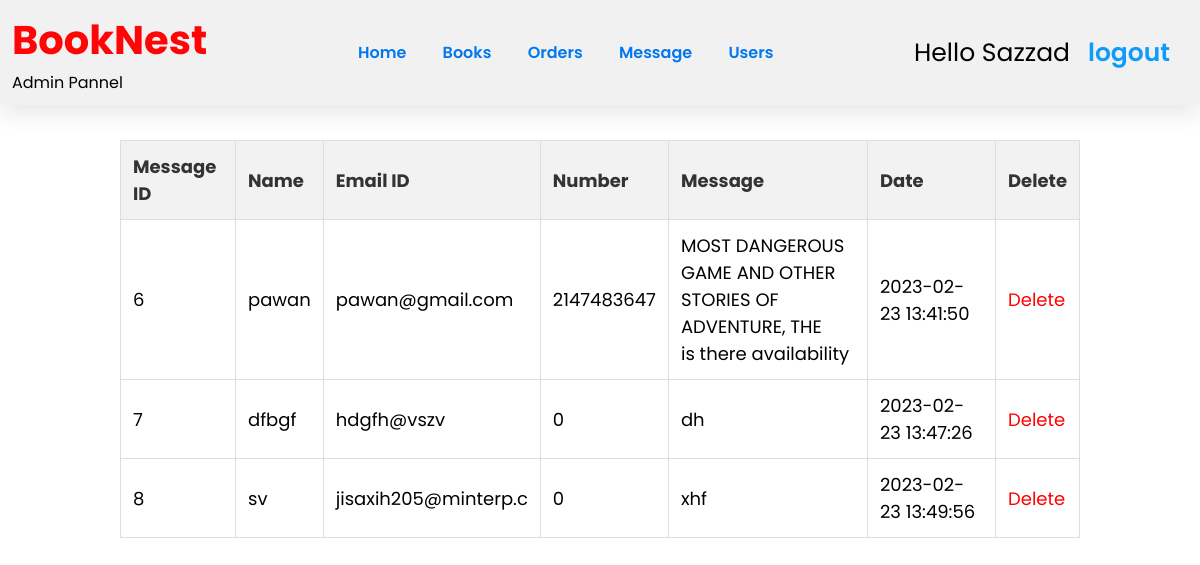
Screenshot of /message_admin.php (signed in) with the database file from the repository.
### tables this page shows
CREATE TABLE `msg` (
  `id` int(100) NOT NULL,
  `user_id` int(100) NOT NULL,
  `name` varchar(20) NOT NULL,
  `email` varchar(20) NOT NULL,
  `number` int(20) NOT NULL,
  `msg` text NOT NULL,
  `date` datetime NOT NULL DEFAULT current_timestamp()
);

### message_admin.php (the view, shortened to what this page needs)
<?php
include 'config.php';
?>
<!DOCTYPE html>
<html lang="en">
<head>
    <link rel="stylesheet" href="./css/register.css">
    <link rel="stylesheet" href="./css/index_book.css">
</head>
<body>
    <?php
    include 'admin_header.php';
    ?>
    <section class="show-products">
        <table>
            <thead>
                <th>Message ID</th>
                <th>Name</th>
                <th>Email ID</th>
                <th>Number</th>
                <th>Message</th>
                <th>Date</th>
                <th>Delete</th>
            </thead>
            <tbody>
            <?php
            $select_user = mysqli_query($conn, "SELECT id,name,email,number,msg,date FROM msg") or die('query failed');
            if (mysqli_num_rows($select_user) > 0) {
                while ($fetch_user = mysqli_fetch_assoc($select_user)) {
            ?>
                <tr>
                    <td><?php echo $fetch_user['id']; ?></td>
                    <td><?php echo $fetch_user['name']; ?></td>
                    <td><?php echo $fetch_user['email']; ?></td>
                    <td><?php echo $fetch_user['number']; ?></td>
                    <td><?php echo wordwrap($fetch_user['msg'], 30, "<br>\n", TRUE); ?></td>
                    <td><?php echo $fetch_user['date']; ?></td>
                    <td><a href="message_admin.php?delete_msg=<?php echo $fetch_user['id']; ?>" onclick="return confirm('delete this message?');">Delete</a></td>
                </tr>
                <?php
                }
            } else {
                echo '<p class="empty">No any message recived yet!</p>';
            }
            ?>
            </tbody>
        </table>
    </section>
</body>
</html>

### css/register.css (style rules this page uses)
* { text-decoration: none; }
body { background: #fff; font-family: "Poppins", sans-serif; }
html { overflow-x: hidden; top: 0; bottom: 0; left: 0; right: 0; }
.show-products { padding-top: 0; margin-top: 15px; }

### css/index_book.css (style rules this page uses)
* { text-decoration: none; margin: 0; padding: 0; font-family: "Poppins", sans-serif; box-sizing: border-box; outline: none; border:none; }
.show-products { padding-top: 0; margin-top: 15px; }

### css/admin.css (style rules this page uses)
* { text-decoration: none; margin: 0; padding: 0; font-family: "Poppins", sans-serif; box-sizing: border-box; outline: none; border: none; }
a { color: #ff0000; text-decoration: none; background-color: transparent; }

### message_admin.php (style rules this page uses)
table { width: 80%; border-collapse: collapse; margin: 20px 0; font-size: 18px; text-align: left; }
th, td { padding: 12px; border: 1px solid #ddd; }
th { background-color: #f2f2f2; color: #333; }
.show-products { display: flex; justify-content: center; }

### rows the page displays
msg: id "6", name "pawan", email "pawan@gmail.com", number "2147483647", msg "MOST DANGEROUS GAME AND OTHER STORIES OF ADVENTURE, THE is there availability", date "2023-02-23 13:41:50"
msg: id "7", name "dfbgf", email "hdgfh@vszv", number "0", msg "dh", date "2023-02-23 13:47:26"
msg: id "8", name "sv", email "jisaxih205@minterp.c", number "0", msg "xhf", date "2023-02-23 13:49:56"

### other values shown
$_SESSION['admin_name'] "Sazzad"
